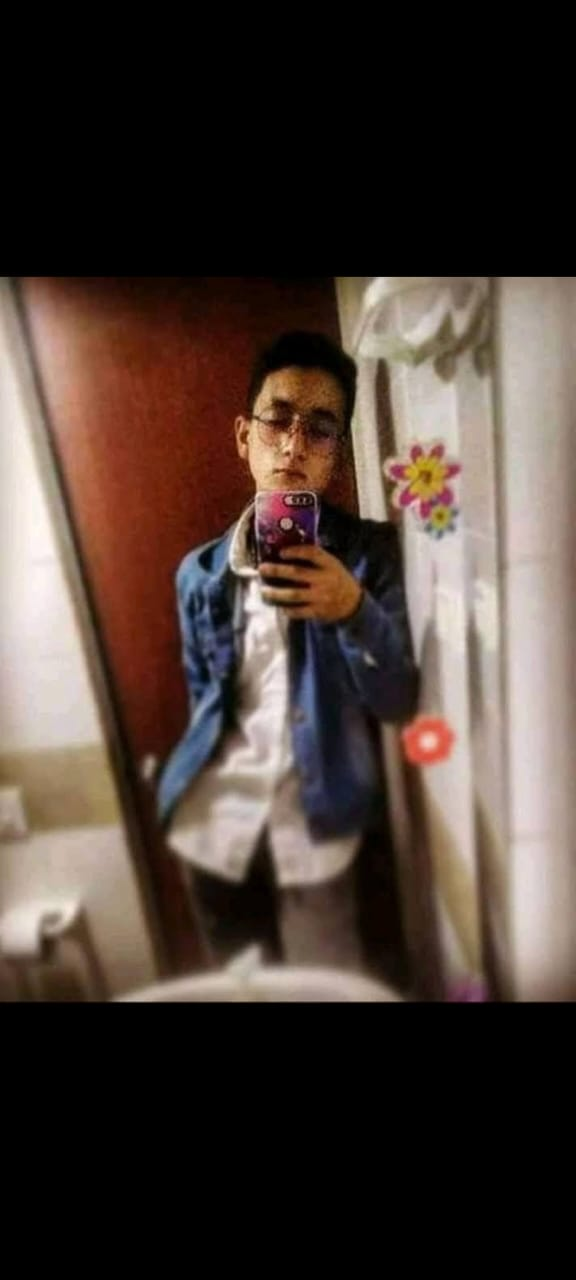
#> input picture ahuevo/wilches.jpg, 576 x 1280 px
$ python imageDetector.py
#> lines starting #> are read from the running program, lines starting #| are printed output that depends on the picture; after the words box and inside, x2 and y2 are one past the last pixel; in counts of white or black regions, pixels touching at a corner belong together
import cv2
import os
import numpy

faceClasify = cv2.CascadeClassifier(cv2.data.haarcascades + 'haarcascade_frontalface_default.xml')

image = cv2.imread('ahuevo/wilches.jpg')
#> image is the input picture: shape (1280, 576, 3); mean B, G, R 53, 59.9, 73.1
gray = cv2.cvtColor(image, cv2.COLOR_BGR2GRAY)
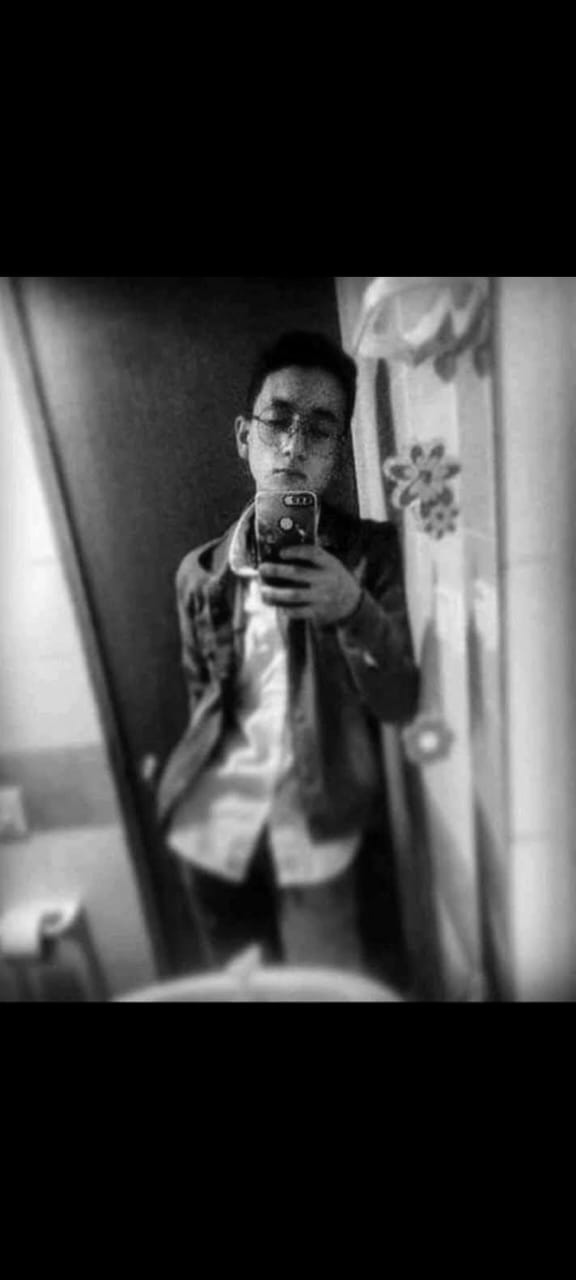
#> gray: shape (1280, 576); min 0, max 251, mean 63.1

faces = faceClasify.detectMultiScale(image,
    scaleFactor = 1.1,
    minNeighbors = 5,
    minSize = (30,30),
    maxSize = (800,800))
#> faces = [[229, 374, 137, 137]]

for (x,y,w,h) in faces:
    cv2.rectangle( image, (x,y), (x+w , y+h),  (200,0,0), 3)
#> this loop made 1 pass
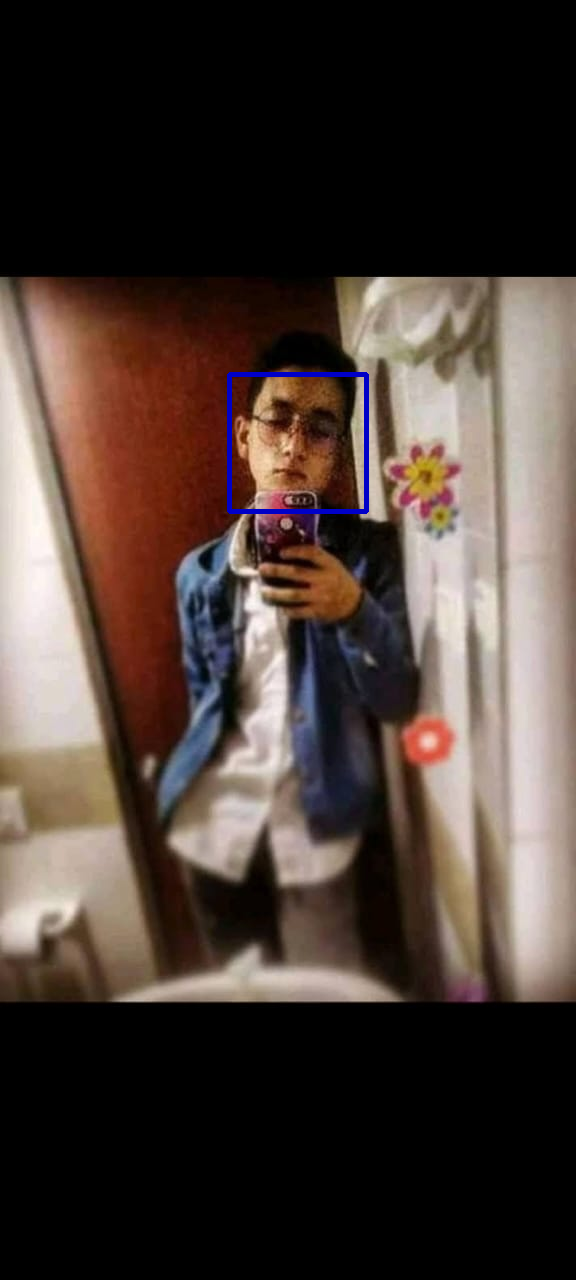
#> image: shape (1280, 576, 3); 0.37% of pixels changed, all inside (x1, y1, x2, y2) = (227, 372, 369, 514)

cv2.imshow('image',image)
cv2.waitKey(0)
cv2.destroyAllWindows()


#FUNCIONA HPTAAAAAAAAAAAAAAA

$ run again, with ahuevo/3women.jpg copied over ahuevo/wilches.jpg
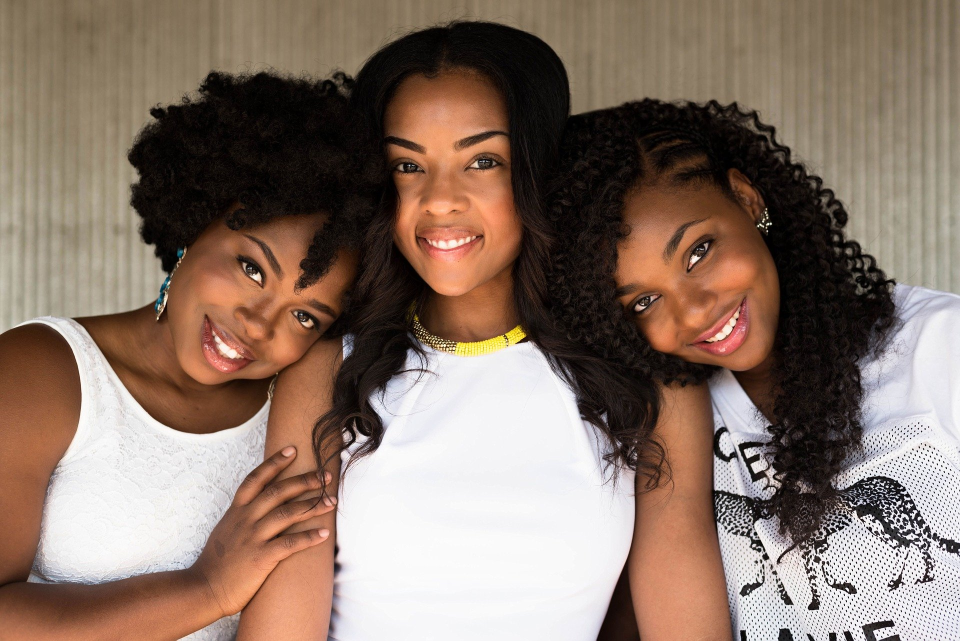
#> input picture ahuevo/3women.jpg, 1920 x 1281 px (shown at 1/2 size)
#> image is the input picture: shape (1281, 1920, 3); mean B, G, R 104.7, 117.3, 137.6
#> `gray = cv2.cvtColor(image, cv2.COLOR_BGR2GRAY)`:
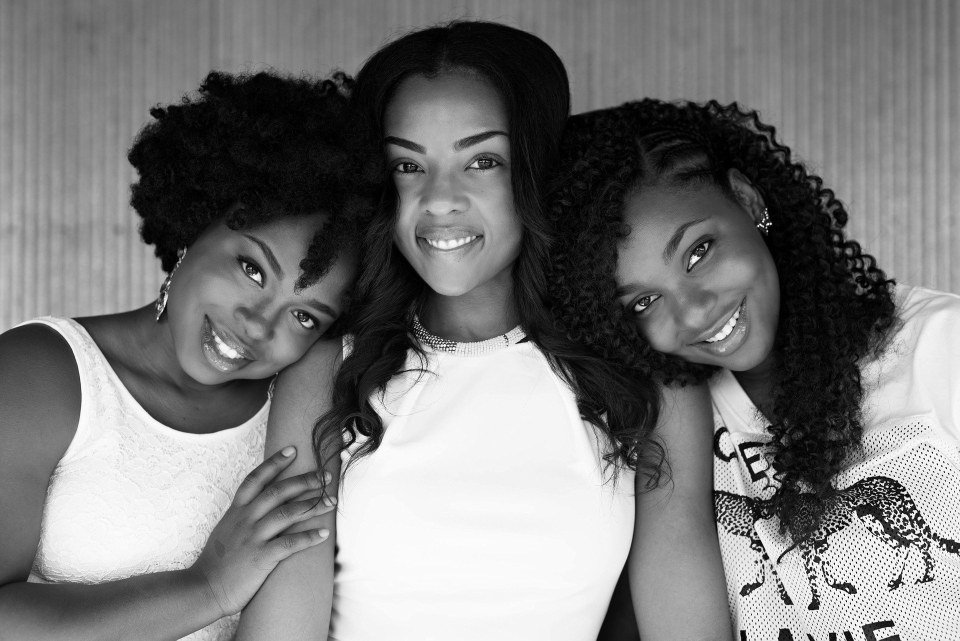
#> gray: shape (1281, 1920) (shown at 1/2 size); min 0, max 255, mean 121.9
#> faces = [[721, 215, 342, 342]]
#> the loop `for (x,y,w,h) in faces:` made 1 pass
#> after the loop `for (x,y,w,h) in faces:`:
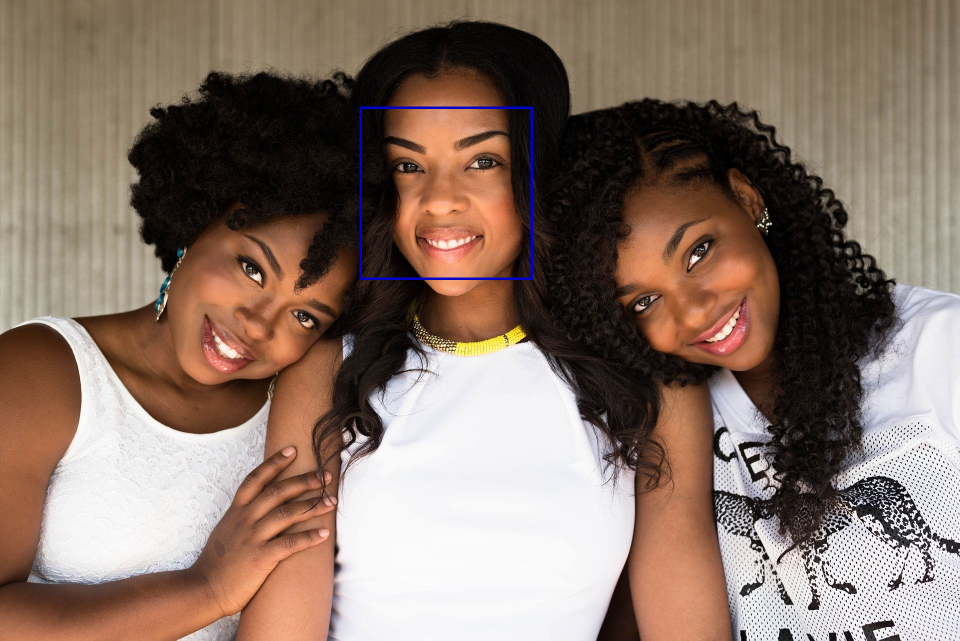
#> image: shape (1281, 1920, 3) (shown at 1/2 size); 0.28% of pixels changed, all inside (x1, y1, x2, y2) = (719, 213, 1066, 560)
